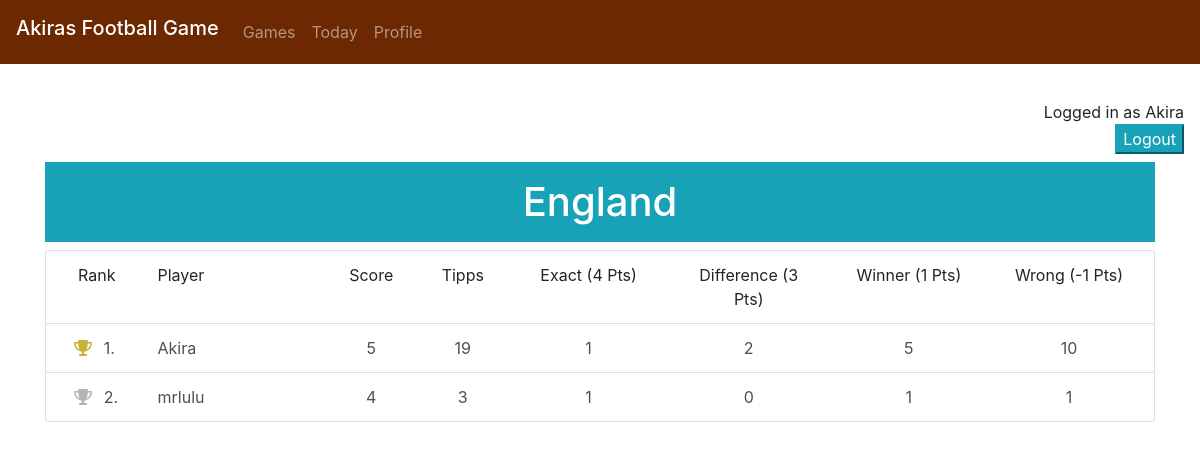
The page /ranking/2 (signed in) on the database its author committed.
### game/models.py (models this page shows, shortened)
class Game(models.Model):
    name = models.CharField(max_length=128, null=False)
    leagues = models.ManyToManyField(League, through='Game_Leagues')
    pts_exact = models.IntegerField(blank=False, null=False)
    pts_difference = models.IntegerField(blank=False, null=False)
    pts_winner = models.IntegerField(blank=False, null=False)
    pts_wrong = models.IntegerField(blank=False, null=False)
    creator = models.ForeignKey('Player', on_delete=models.CASCADE, related_name='creator')
    players = models.ManyToManyField('Player', through='Player_Games') # all players in the game

### game/views.py (the view)
# urls.py: path('ranking/<int:pk>', views.RankingView.as_view(), name='ranking'),
class RankingView(LoginRequiredMixin, View):
    template = 'game/ranking.html'
    def get(self, request, pk):
        player = Player.objects.all().filter(user__username = request.user).get()
        game = Game.objects.all().filter(id=pk).get()
        rankings = Tipp.objects.all().filter(game_id = game.id).values('player_id', 'player__user__username').annotate(t_score = Sum('score'), t_total = Count('id'),
            t_exact = Count('id', filter=Q(score = F('game__pts_exact'))), t_difference = Count('id', filter=Q(score = F('game__pts_difference'))),
            t_winner = Count('id', filter=Q(score = F('game__pts_winner'))), t_wrong = Count('id', filter=Q(score = F('game__pts_wrong')))).order_by('-t_score')
        tipps = Tipp.objects.all().filter(player=player)
        ctx = {'game' : game, 'rankings' : rankings}
        return render(request, self.template, ctx)

### game/templates/game/ranking.html
{% extends "game/base.html" %}
{% block content %}
<div class="container">
    <a class="h1 text-center btn-block btn-info pb-3 pt-3" href="{% url 'gamedetail' game.id %}">{{game.name}}</a>
    <div class="list-group">
        <div class="list-group-item">
            <div class="row">
                <div class="col-1 text-center">Rank</div>
                <div class="col-2 ">Player</div>
                <div class="col-1 text-center"><span>Score</span></div>
                <div class="col-1 text-center"><span>Tipps</span></div>
                <div class="col-7">
                    <div class="row">
                        <div class="col-3 text-center"><span>Exact ({{game.pts_exact}} Pts)</span></div>
                        <div class="col-3 text-center"><span>Difference ({{game.pts_difference}} Pts)</span></div>
                        <div class="col-3 text-center"><span>Winner ({{game.pts_winner}} Pts)</span></div>
                        <div class="col-3 text-center"><span>Wrong  ({{game.pts_wrong}} Pts)</span></div>
                    </div>
                </div>
            </div>
        </div>
        {% for ranking in rankings %}
            <a href="{% url 'ranking_detail' game_id=game.id player_id=ranking.player_id %}" class="list-group-item list-group-item-action">
                <div class="row">
                    <div class="col-1">
                        <div class="row">
                            <div class="col-1 text-center"><span class="align-left"
                                {% if forloop.counter == 1 %}
                                    style="color:#C9B037;"
                                {% elif forloop.counter == 2 %}
                                    style="color:#B4B4B4;"
                                {% elif forloop.counter == 3 %}
                                    style="color:#AD8A56;"
                                {% else %}
                                    style="color:#FFFFFF;"
                                {% endif %}><i class="fas fa-trophy mr-2 ml-2"></i></span></div>
                            <div class="col-6 offset-1">{{ forloop.counter }}.</div>
                        </div>
                    </div>
                    <div class="col-2">{{ranking.player__user__username}}</div>
                    <div class="col-1 text-center"><span>{{ranking.t_score}}</span></div>
                    <div class="col-1 text-center"><span>{{ranking.t_total}}</span></div>
                    <div class="col-7">
                        <div class="row">
                            <div class="col-3 text-center"><span>{{ranking.t_exact}}</span></div>
                            <div class="col-3 text-center"><span>{{ranking.t_difference}}</span></div>
                            <div class="col-3 text-center"><span>{{ranking.t_winner}}</span></div>
                            <div class="col-3 text-center"><span>{{ranking.t_wrong}}</span></div>
                        </div>
                    </div>
                </div>
            </a>
        {% endfor %}
</div>
{% endblock content %}

### game/templates/game/base.html (shortened to what this page needs)
{% load static %}
<!DOCTYPE html>
<html lang="en">
<head>
    <link rel="stylesheet" href="https://cdn.jsdelivr.net/npm/bootstrap@4.5.3/dist/css/bootstrap.min.css">
    <link rel="stylesheet" href="{% static 'game/game.css' %}">
</head>
<body>
     <nav class="navbar fixed-top navbar-expand-md navbar-dark" style="background-color: #6b2801;">
        <span class="navbar-brand h3">Akiras Football Game</span>
        <div class="collapse navbar-collapse" id="FullNavBar2">
            <ul class="navbar-nav">
                {% if user.is_authenticated %}
                    <li class="nav-item">
                        <a href="{% url 'games' %}" class="nav-link">Games</a>
                    </li>
                    <li class="nav-item">
                        <a href="{% url 'today' %}" class="nav-link">Today</a>
                    </li>
                    <li class="nav-item">
                        <a href="{% url 'profile' %}" class="nav-link">Profile</a>
                    </li>
                {% endif %}
            </ul>
        </div>
    </nav>
    {% if user.is_authenticated %}
        <div class="text-right mr-3 mb-2">Logged in as {{ user.username }}
            <form action ="{% url 'logout' %}" method="POST">
                <button type="submit" class="btn-info">Logout</button>
            </form>
        </div>
    {% endif %}
    {% block content %} {% endblock content %}
</body>
</html>

### game/static/game/game.css (style rules this page uses)
body { padding-top: 100px; }

### rows shown on the page
Game: name "England", pts_exact "4", pts_difference "3", pts_winner "1", pts_wrong "-1"

### other values the page prints
{{ user.username }} "Akira"
{{ ranking.player__user__username }} "Akira" "mrlulu"
{{ ranking.t_score }} "5" "4"
{{ ranking.t_total }} "19" "3"
{{ ranking.t_exact }} "1" "1"
{{ ranking.t_difference }} "2" "0"
{{ ranking.t_winner }} "5" "1"
{{ ranking.t_wrong }} "10" "1"
